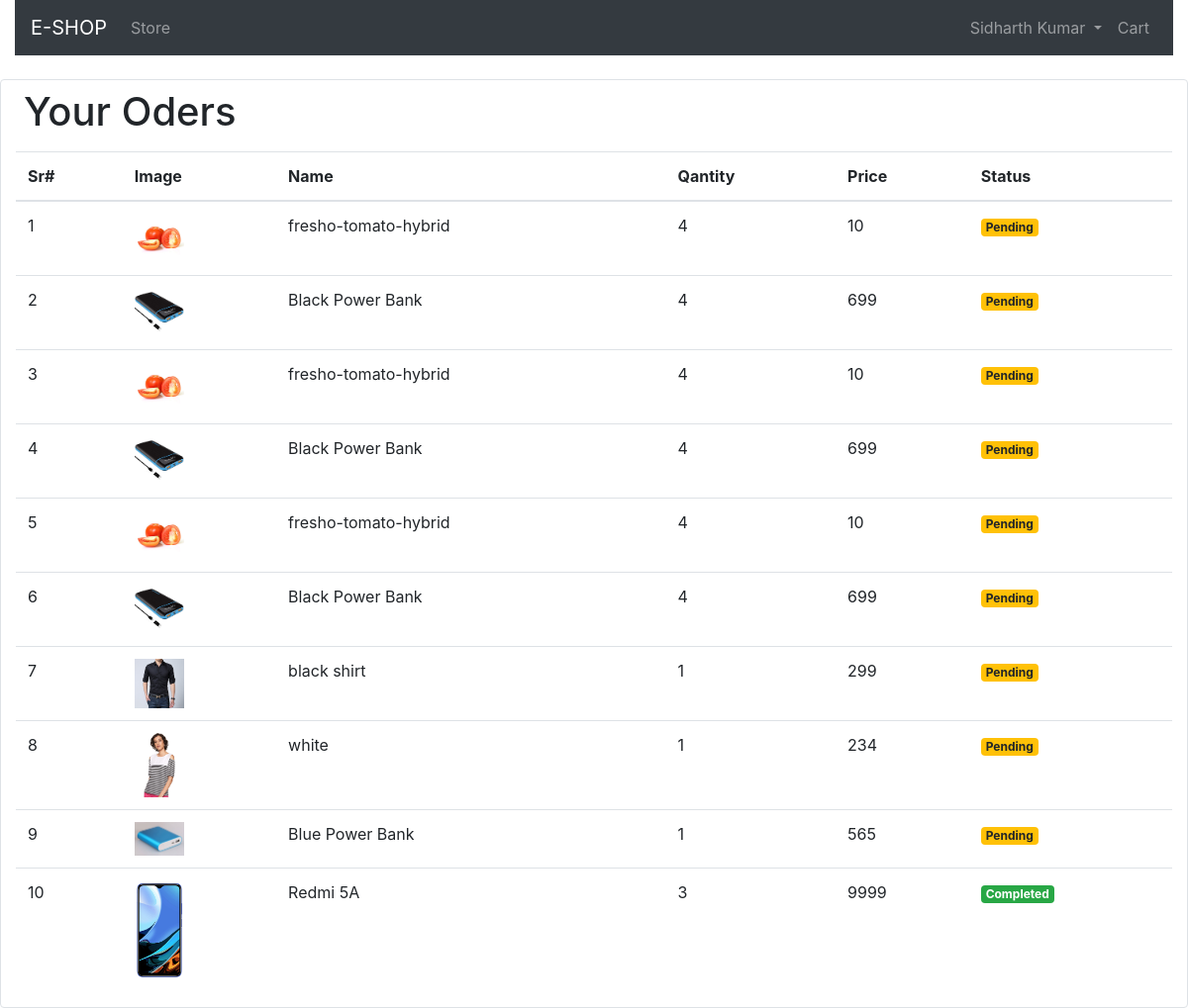
Screenshot of /oders/ (signed in) with the database file from the repository.
### store/models/customer.py (models this page shows, shortened)
class Customer(models.Model):
    name = models.CharField(max_length=50)
    email = models.EmailField()
    phone = models.CharField(max_length=50)
    password = models.CharField(max_length=1000)

### store/models/oder.py (models this page shows, shortened)
class Oder(models.Model):
    product = models.ForeignKey(Product, on_delete=models.CASCADE)
    customer = models.ForeignKey(Customer, on_delete=models.CASCADE)
    quantity = models.IntegerField(default=1)
    price = models.IntegerField(default=1)
    address = models.CharField(max_length=255, default='', blank=True)
    phone = models.CharField(max_length=15, default='', blank=True)
    date = models.DateField(default=datetime.datetime.today)
    status = models.BooleanField(default=False)
    @classmethod
    def get_all_product_by_customer_id(cls, customer_id):
        return cls.objects.filter(customer_id=customer_id)

### store/models/product.py (models this page shows, shortened)
class Product(models.Model):
    category = models.ForeignKey(Category, on_delete=models.CASCADE, default=1)
    name = models.CharField(max_length=50)
    price = models.CharField(max_length=50)
    image = models.ImageField(upload_to='uploads/product', default=None)
    description = models.CharField(max_length=255, blank=True, default='')

### store/middlewares/auth.py (the view)
    def middleware(request):
        if not request.session.get('customer'):
            return_url = request.META.get('PATH_INFO')
            return redirect(f'/login?return_url={ return_url }')
        return get_respone(request)

### store/templatetags/custom_filter.py (called while the page is built)
@register.filter(name='id_to_name')
def id_to_name(customer_id):
    try:
        return Customer.objects.get(id=customer_id).name
    except:
        return None

### store/views/oder.py (called while the page is built)
    def get(self, request):
        customer_id = request.session.get('customer')
        oders = Oder.get_all_product_by_customer_id(customer_id)
        return render(request, 'store/oders.html', {'oders': oders})

### store/templates/store/oders.html (shortened to what this page needs)
{% extends 'store/base.html' %}
{% load cart %}
{% block container %}
<div class="row">
    <div class="col-12 border rounded">
        <h1 class="p-2">Your Oders</h1>
        <table class="table">
            <thead>
                <tr>
                    <th>Sr#</th>
                    <th>Image</th>
                    <th>Name</th>
                    <th>Qantity</th>
                    <th>Price</th>
                    <th>Status</th>
                </tr>
            </thead>
            <tbody>
                {% for oder in oders %}
                <tr>
                    <td>{{ forloop.counter }}</td>
                    <td><img style="width:50px" src="{{ oder.product.image.url }}" alt=""></td>
                    <td>{{ oder.product.name }}</td>
                    <td>{{ oder.quantity }}</td>
                    <td>{{ oder.price }}</td>
                    {% if oder.status %}
                    <td><small class="badge badge-success">Completed</small></td>
                    {% else %}
                    <td><small class="badge badge-warning">Pending</small></td>
                    {% endif %}
                </tr>
                {% endfor %}
            </tbody>
        </table>
    </div>
</div>
{% endblock container %}

### store/templates/store/inc/navbar.html (shortened to what this page needs)
{% load custom_filter %}
<nav class="navbar navbar-expand-lg navbar-dark bg-dark mb-4">
    <a class="navbar-brand" href="{% url 'store' %}">E-SHOP</a>
    <div class="collapse navbar-collapse" id="navbarSupportedContent">
        <ul class="navbar-nav mr-auto">
            <li class="nav-item">
                <a class="nav-link" href="{% url 'store' %}">Store <span class="sr-only">(current)</span></a>
            </li>
        </ul>
        <ul class="navbar-nav float-left">
            {% if request.session.customer %}
            <li class="nav-item dropdown">
                <a class="nav-link dropdown-toggle" href="#" id="navbarDropdown" role="button" data-toggle="dropdown"
                    aria-haspopup="true" aria-expanded="false">
                    {{ request.session.customer|id_to_name }}
                </a>
            </li>
            {% endif %}
            <li class="nav-item">
                <a class="nav-link" href="{% url 'cart' %}">Cart</a>
            </li>
        </ul>
    </div>
</nav>

### rows the page displays
Customer: session.customer|id_to_name "Sidharth Kumar"
Oder: product.image (picture), product.name "fresho-tomato-hybrid", quantity "4", price "10", status "Pending"
Oder: product.image (picture), product.name "Black Power Bank", quantity "4", price "699", status "Pending"
Oder: product.image (picture), product.name "fresho-tomato-hybrid", quantity "4", price "10", status "Pending"
Oder: product.image (picture), product.name "Black Power Bank", quantity "4", price "699", status "Pending"
Oder: product.image (picture), product.name "fresho-tomato-hybrid", quantity "4", price "10", status "Pending"
Oder: product.image (picture), product.name "Black Power Bank", quantity "4", price "699", status "Pending"
Oder: product.image (picture), product.name "black shirt", quantity "1", price "299", status "Pending"
Oder: product.image (picture), product.name "white", quantity "1", price "234", status "Pending"
Oder: product.image (picture), product.name "Blue Power Bank", quantity "1", price "565", status "Pending"
Oder: product.image (picture), product.name "Redmi 5A", quantity "3", price "9999", status "Completed"
